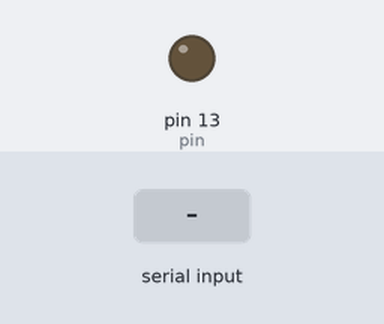
Bench run of a sketch on a simulated Arduino Uno, built with avr-gcc and run on an emulated ATmega328P. Parts: output pins drawn as LEDs (lit = HIGH). The inputs (shaded band) are chosen by the test bench.

Above: at 1.2 s.
1.3 s: "a" received over Serial
At 1.8 s:
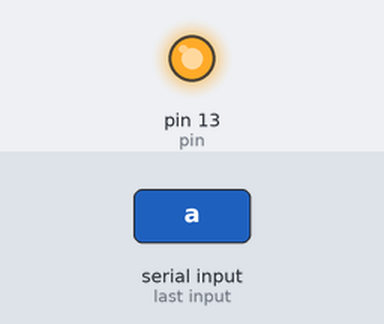
2.8 s: "1" received over Serial
At 4.1 s:
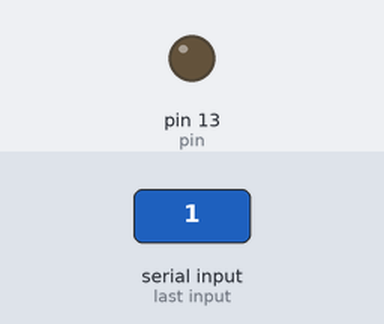
Timing chart, 0 to 5.8 s (numbered marks = the images above; inputs shaded):
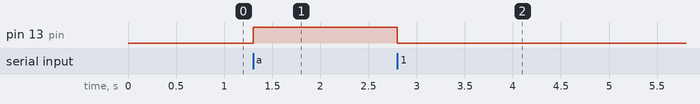

Measured:
- after the input at 1.3 s, pin 13 (pin): LOW → HIGH at once
- after the input at 2.8 s, pin 13 (pin): HIGH → LOW at once

The sketch:

Keyboard_input_example.ino
```cpp
int pin = 13;
char input = 0;


void setup() {
  // put your setup code here, to run once:
      Serial.begin(9600);
      pinMode(pin,OUTPUT);


}

void loop(){
  // put your main code here, to run repeatedly:

    if(Serial.available()>0){
      input = Serial.read();

            if(input == 97){

              digitalWrite(pin,HIGH);
              }
              else
              {
                digitalWrite(pin,LOW);
                }


      };

}
```
